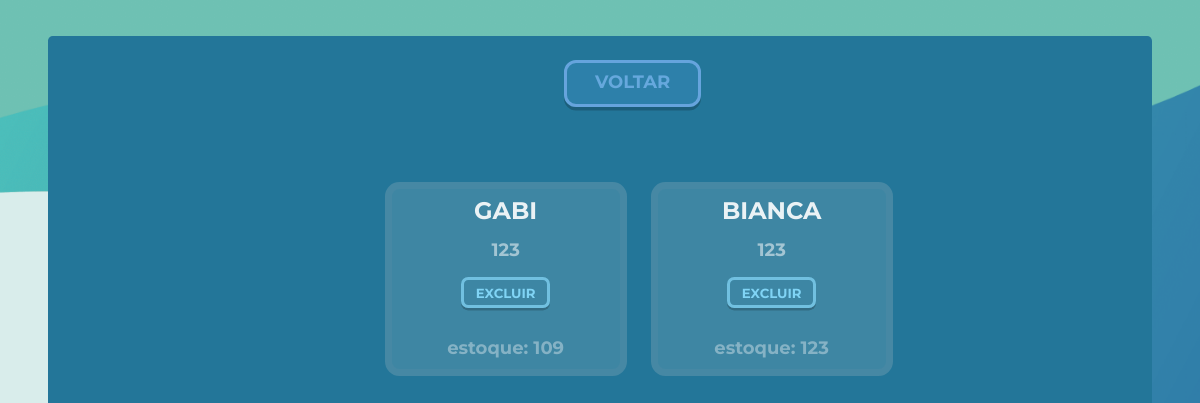
/escolherProduto, run on an earlier commit of the app's database.
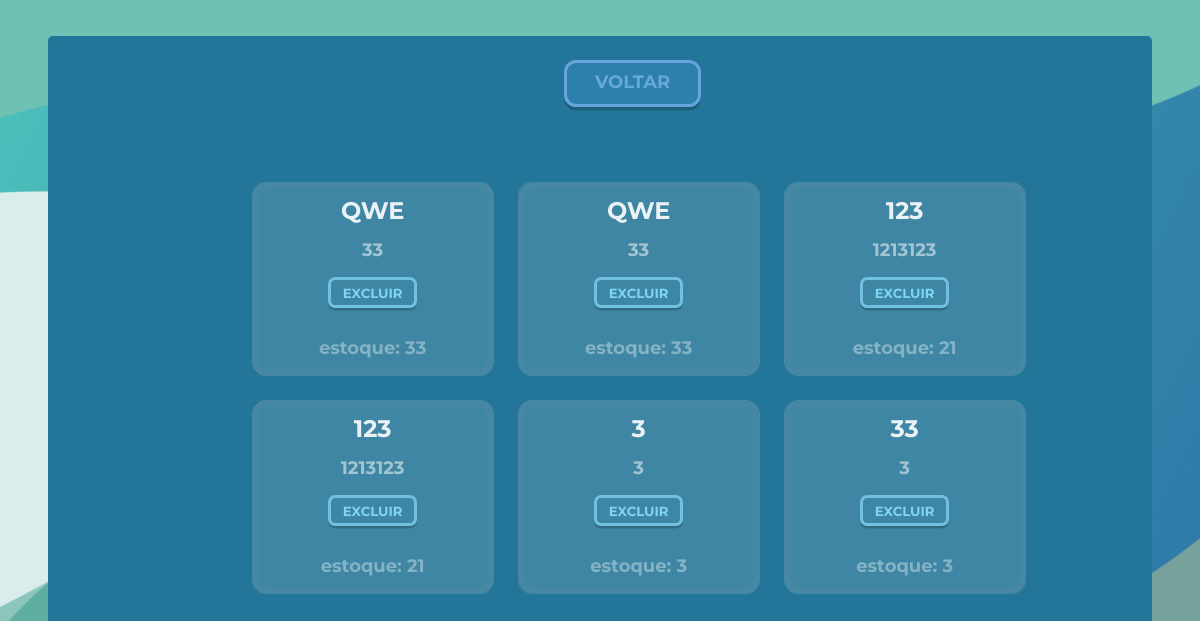
And on a later commit of the database.
### projeto/models.py (models this page shows)
class Produto(db.Model):
    id = db.Column(db.Integer, primary_key = True)
    lanche = db.Column(db.String(length=30), nullable=False)
    valor = db.Column(db.Integer, nullable=False)
    quantidade = db.Column(db.Integer, nullable=False)

### projeto/routes.py (the view)
@app.route("/escolherProduto", methods=['GET', 'POST'])
def choseProduto():
    produtos = Produto.query.all()
    return render_template("escolherRemoverProduto.html", produtos=produtos)

### projeto/templates/escolherRemoverProduto.html (shortened to what this page needs)
{% extends 'baseDependente.html' %}
{% block conteudo %}
<body class="bodyDependente">
<header>
    <a class="botãoContainerVoltar" href="{{url_for('homeFunc')}}">
        VOLTAR
    </a>
</header>
<div class="bodyChoseDependent">
    <form method="post">
            {% for produto in produtos %}
            <div class="boxChoseLanche">
                <h1>{{produto.lanche}}</h1>
                <h2>{{produto.valor}}</h2>
                <a class="botoesChoseLanche" href="{{url_for('removerProdutos', id = produto.id)}}">EXCLUIR</a>
                <h3 class="estoquetxt">estoque: {{produto.quantidade}}</h3>
            </div>
            {%endfor%}
    </form>
</div>
</body>
{%endblock%}

What changed in the data, as far as the page shows it:
removed Produto: lanche "GABI", valor "123", quantidade "109"
removed Produto: lanche "BIANCA", valor "123", quantidade "123"
added Produto: lanche "QWE", valor "33", quantidade "33"
added Produto: lanche "QWE", valor "33", quantidade "33"
added Produto: lanche "123", valor "1213123", quantidade "21"
added Produto: lanche "123", valor "1213123", quantidade "21"
added Produto: lanche "3", valor "3", quantidade "3"
added Produto: lanche "33", valor "3", quantidade "3"
